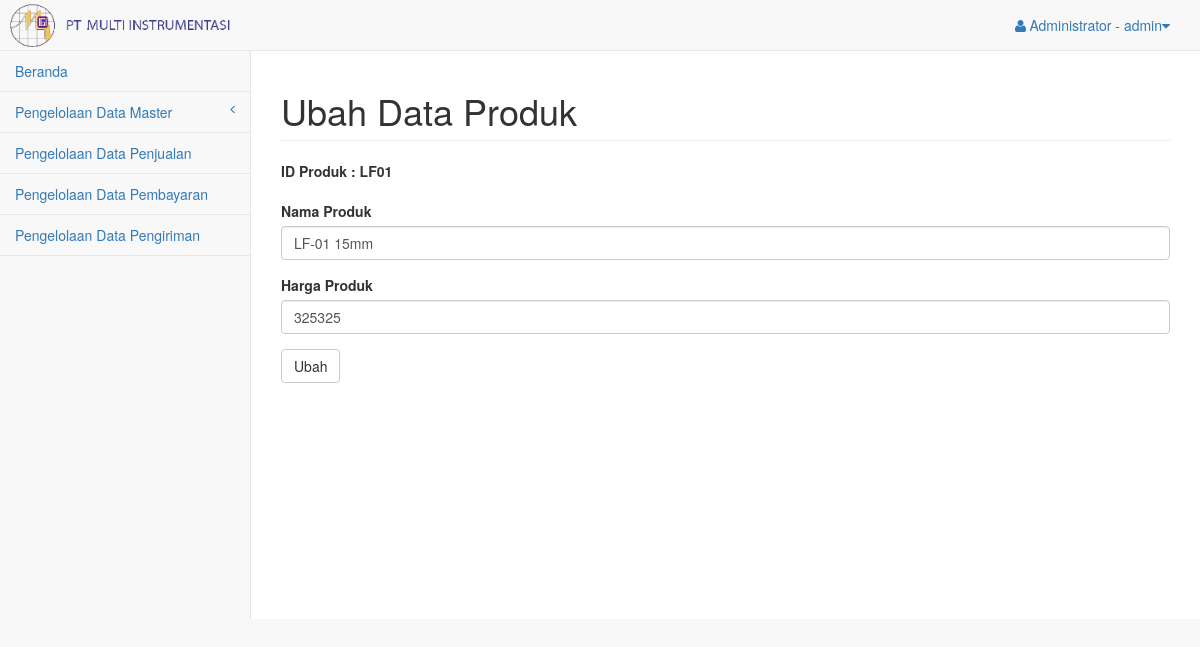
/pages/pemasaran/index.php?page=produk_edit&&id_produk=LF01 (signed in), run on the app's committed database.
### tables this page shows
CREATE TABLE `produk` (
  `id_produk` varchar(4) NOT NULL,
  `nama_produk` varchar(20) DEFAULT NULL,
  `harga` int(11) NOT NULL,
  `jumlah` int(11) NOT NULL
);

### pages/produksi/produk_edit.php (the view, shortened to what this page needs)
<!DOCTYPE html>
<html lang="en">
<head>
    <link href="../vendor/bootstrap/css/bootstrap.min.css" rel="stylesheet">
    <link href="../vendor/metisMenu/metisMenu.min.css" rel="stylesheet">
    <link href="../dist/css/sb-admin-2.css" rel="stylesheet">
    <link href="../vendor/morrisjs/morris.css" rel="stylesheet">
    <link href="../vendor/font-awesome/css/font-awesome.min.css" rel="stylesheet" type="text/css">
</head>
<body>
          <?php
          include 'koneksi.php';
          $id_produk = $_GET["id_produk"];
          $query_mysql = mysqli_query($koneksi,"SELECT * FROM produk WHERE id_produk='$id_produk'") or die(mysqli_error());
          while ($data = mysqli_fetch_array($query_mysql)) {
          ?>
                      <h1 class="page-header">Ubah Data Produk</h1>
                    <form action="produk_edit_aksi.php" method="post" name="Form">
                      <div class="form-group">
                          <label>ID Produk : <?php echo $data['id_produk']; ?></label>
                      </div>
                      <div class="form-group">
                          <label>Nama Produk</label>
                          <input class="form-control" type="text" name="nama_produk" value="<?php echo $data['nama_produk']; ?>">
                      </div>
                      <div class="form-group">
                          <label>Harga Produk</label>
                          <input class="form-control" type="text" name="harga" value="<?php echo $data['harga']; ?>">
                      </div>
                      <input type="submit" value="Ubah" Onclick="return validasi_form()" class="btn btn-default">
                    </form>
</body>
</html>
<?php } ?>

### data on the page
produk: id_produk "LF01", nama_produk "LF-01 15mm", harga "325325"

### other printed values
$hak_akses "Administrator"
$username "admin"
